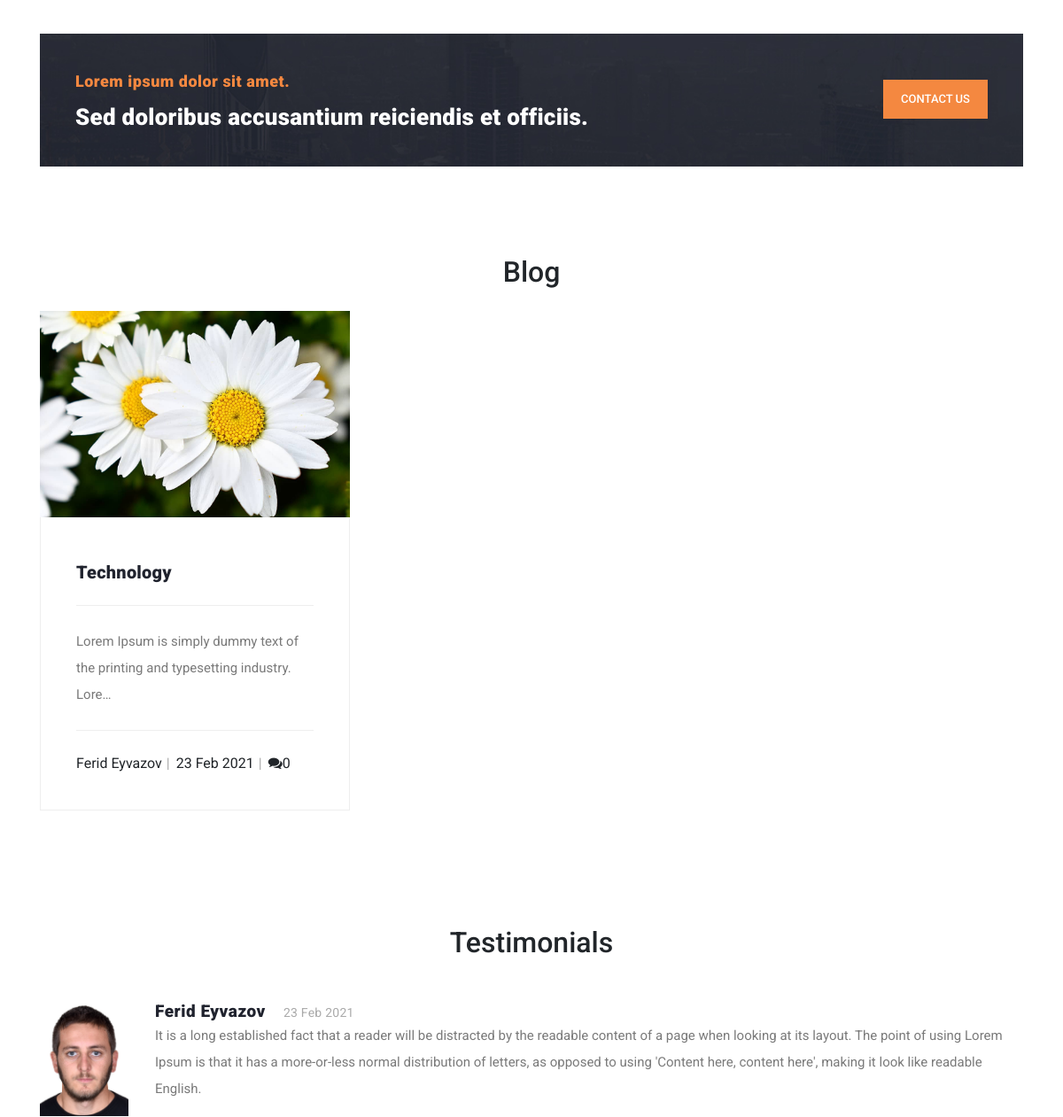
Before: / (middle part) with the older database file.
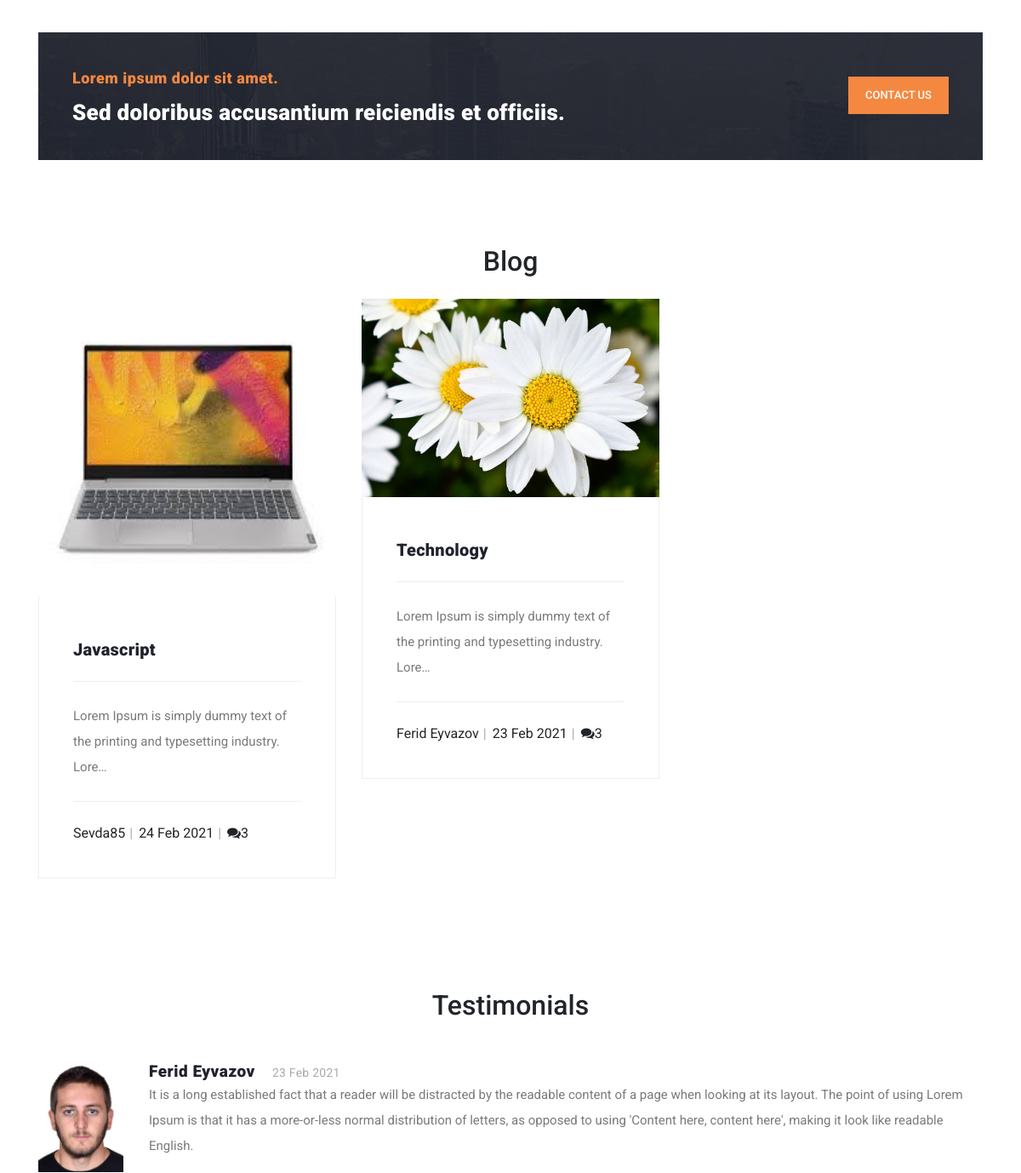
After: the same page with the newer database file.
### jobs/models.py (models this page shows, shortened)
class Post(models.Model):
    title=models.CharField(max_length=100)
    overview=models.TextField()
    content = RichTextUploadingField()
    author=models.ForeignKey(Author, on_delete=models.CASCADE)
    image = models.ImageField()
    slug = models.SlugField( null=False, unique=True)
    categories = models.ManyToManyField(Category)
    tags = models.ManyToManyField(Tag)
    featured = models.BooleanField()
    created_date = models.DateTimeField(auto_now_add=True)
    updated_date = models.DateTimeField(auto_now=True)
    def get_absolute_url(self):
        return reverse('blogDetail', kwargs ={
            'id':self.id
        })

class Author(models.Model):
    user = models.OneToOneField(settings.AUTH_USER_MODEL, on_delete=models.CASCADE)
    name = models.CharField(max_length=200, null=True)
    profile_pic = models.ImageField(upload_to='images/', default='images/default.png')
    phonenumber = models.CharField(blank=True, max_length=200)
    profession = models.CharField(blank=True, max_length=200)
    def __str__(self):
        return self.name

class Testimonial(models.Model):
    fullname = models.CharField(blank=True, max_length=200)
    image = models.ImageField(blank=True, upload_to='images/')
    description = RichTextUploadingField(blank=True)
    created_date = models.DateTimeField(auto_now_add=True)
    updated_date = models.DateTimeField(auto_now=True)

### jobs/views.py (the view)
# urls.py: path('', views.home, name="home"),
def home(request):
    last_three = Testimonial.objects.all().order_by('-id')[:3]
    featured = Post.objects.filter(featured=True).order_by('-created_date')[0:3]
    comments = Comment.objects.all()
    comment_count = comments.count()
    popular_jobs = Job.objects.all().order_by('-id')[:5]
    last_three_job = Job.objects.all().order_by('-id')[:3]
    context = {
        'last_three':last_three, 'featured':featured,
        'comment_count':comment_count,
        'last_three_job':last_three_job,
        'popular_jobs':popular_jobs
        }
    return render(request, 'index.html', context)

### jobs/models.py (called while the page is built)
    def __str__(self):
        return self.title

    def get_absolute_url(self):
        return reverse('jobDetail', kwargs ={
            'slug':self.slug
        })

### templates/index.html (shortened to what this page needs)
{% extends 'base.html' %}
{% load static %}
{% block content %}
    <section class="call-to-action">
      <div class="container">
        <div class="row">
          <div class="col-lg-12">
            <div class="main-content">
              <div class="row">
                <div class="col-lg-8">
                  <span>Lorem ipsum dolor sit amet.</span>
                  <h4>Sed doloribus accusantium reiciendis et officiis.</h4>
                </div>
                <div class="col-lg-4">
                  <div class="main-button">
                    <a href="{% url 'contact' %}">Contact Us</a>
                  </div>
                </div>
              </div>
            </div>
          </div>
        </div>
      </div>
    </section>
    <section class="blog-posts grid-system">
      <div class="container">
        <div class="all-blog-posts">
          <h2 class="text-center">Blog</h2>
          <br>
          <div class="row">
            {% for feature in featured %}
            <div class="col-md-4 col-sm-6">
              <div class="blog-post">
                <div class="blog-thumb">
                  <img src="{{feature.image.url}}" alt="">
                </div>
                <div class="down-content">
                  <a href="{{ feature.get_absolute_url }}"><h4>{{feature.title}}</h4></a>
                  <p>{{feature.overview|truncatechars:80}}</p>
                  <ul class="post-info">
                    <li>{{feature.author}}</li>
                    <li>{{feature.created_date|date:"d M Y"}}</li>
                    <li><i class="fa fa-comments" title="Comments"></i>{{comment_count}}</li>
                  </ul>
                </div>
              </div>
            </div>
            {% endfor %}
          </div>
        </div>
      </div>
    </section>
    <div class="blog-posts">
      <div class="container">
        <div class="sidebar-item comments">
            <h2 class="text-center">Testimonials</h2>
          <br>
          <br>
          <div class="content">
            <ul>
              {% for testimonial in last_three %}
              <li>
                <div class="author-thumb">
                  <img src="{{testimonial.image.url}}" alt="">
                </div>
                <div class="right-content">
                  <h4>{{testimonial.fullname}}<span>{{testimonial.created_date|date:"d M Y"}}</span></h4>
                  <p>{{testimonial.description|safe}}</p>
                </div>
              </li>
              {% endfor %}
            </ul>
          </div>
          <br>
          <br>
        </div>
      </div>
    </div>
    {% endblock %}

Changed rows visible on the page:
added Post: image (picture), title "Javascript", overview "Lorem Ipsum is simply dummy text of the printing and typesetting industry. Lore…", author "Sevda85", created_date "24 Feb 2021", comment_count "3"
computed for Post "Technology": comment_count "0" → "3"
